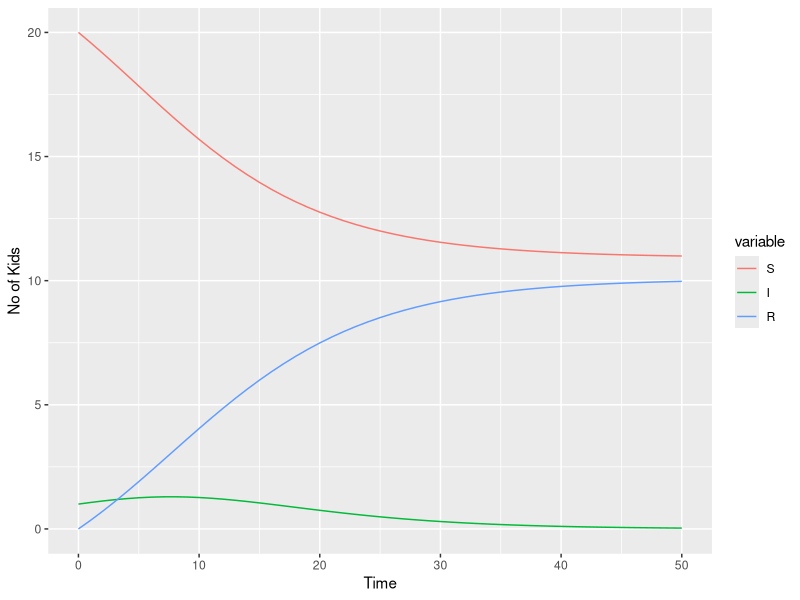
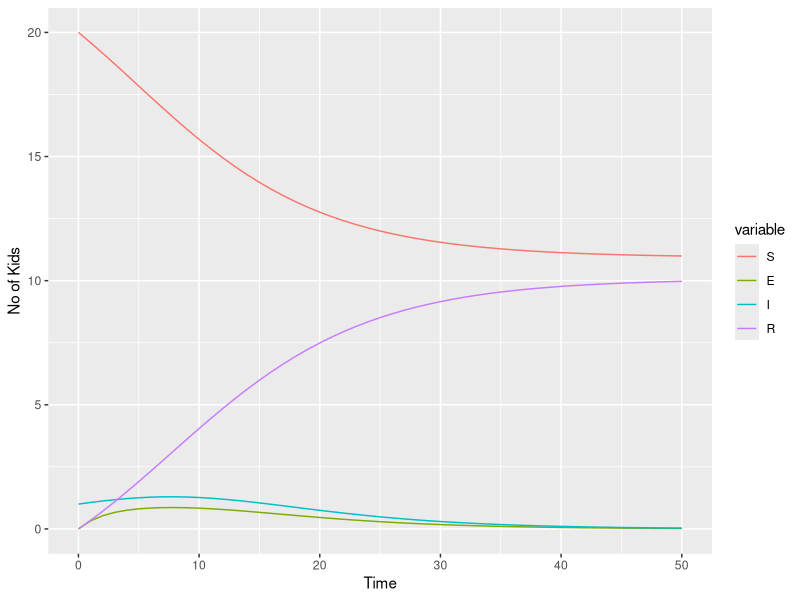
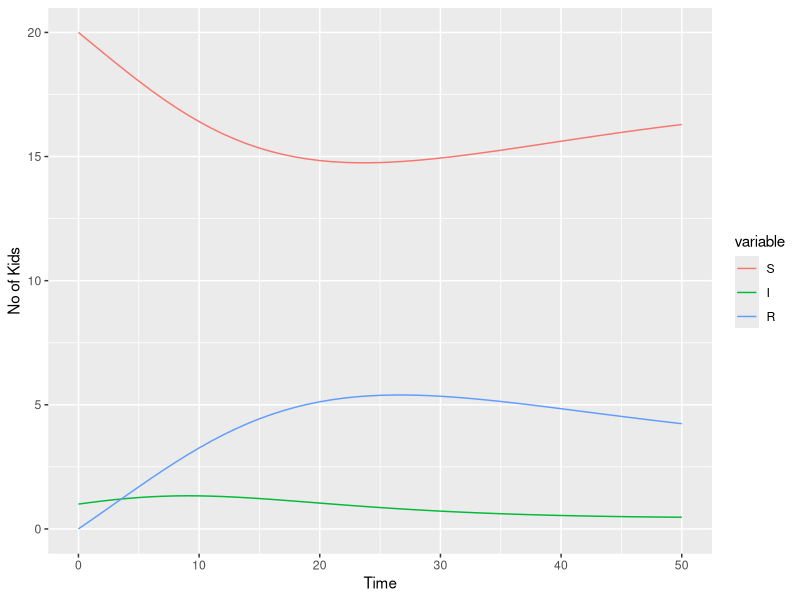
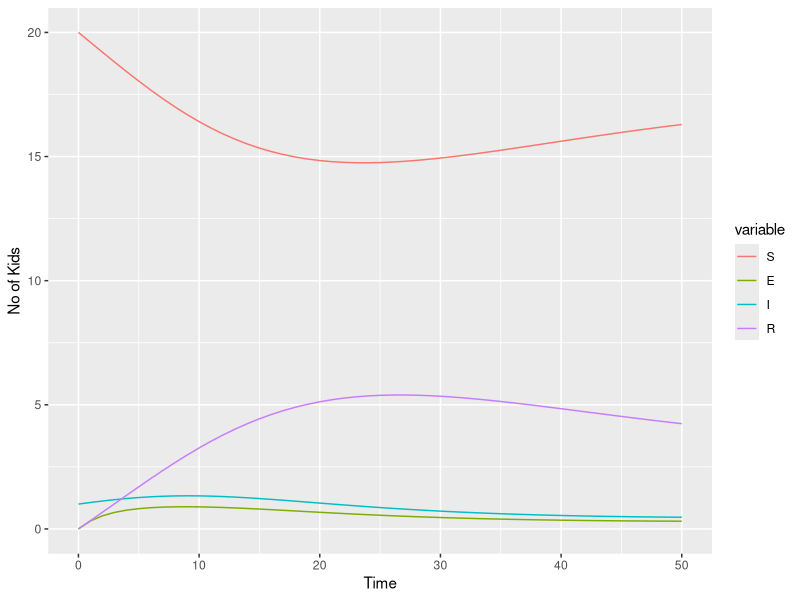
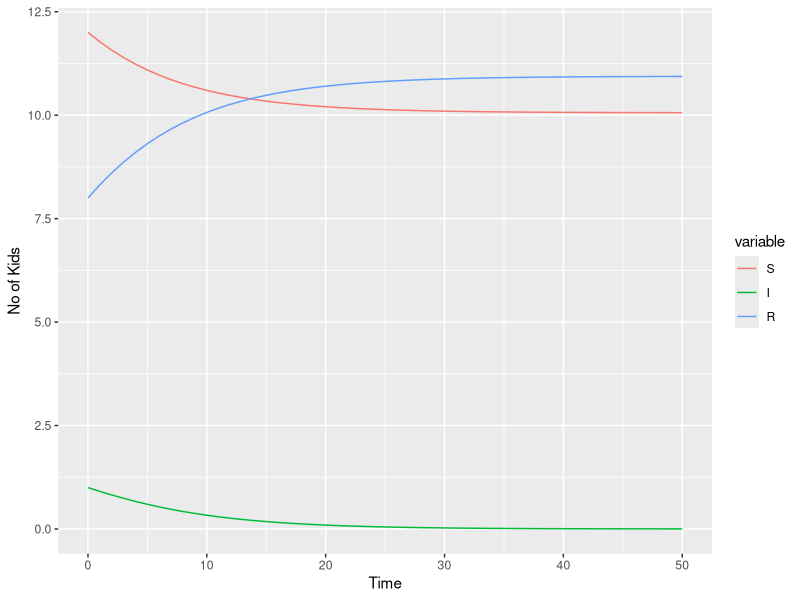
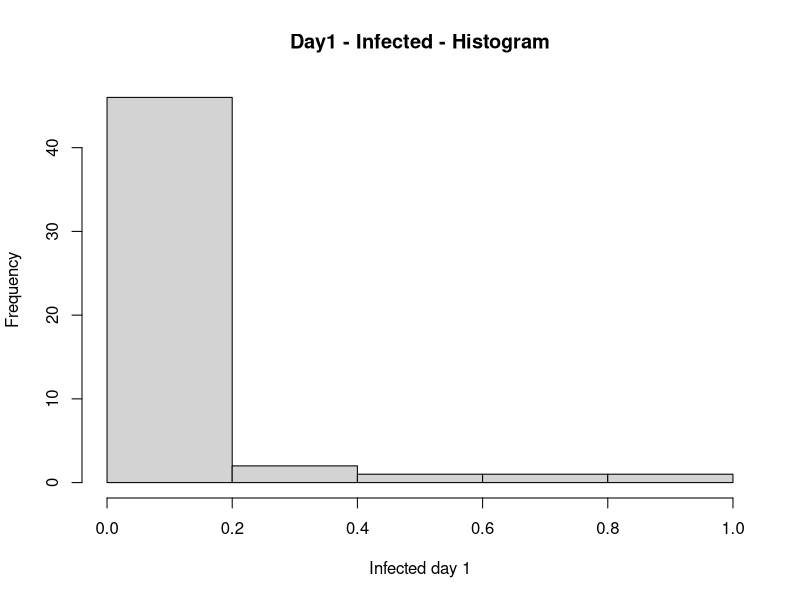
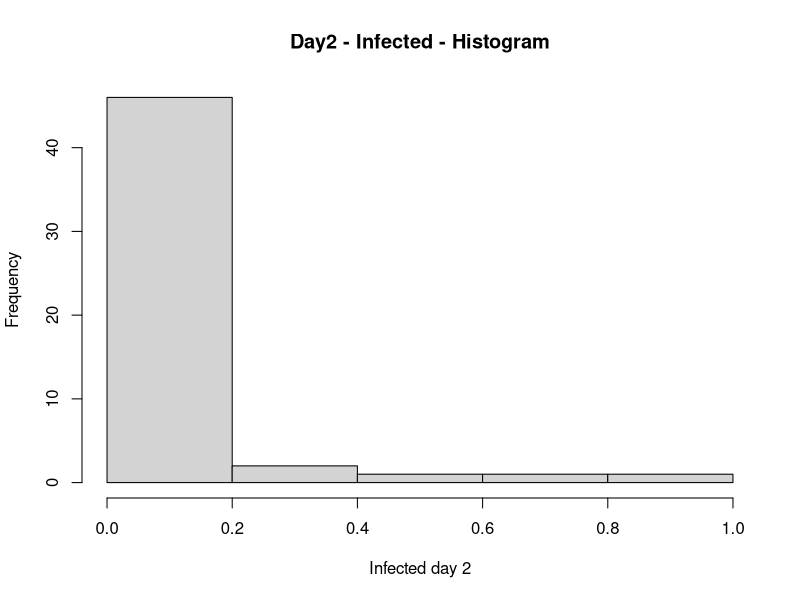
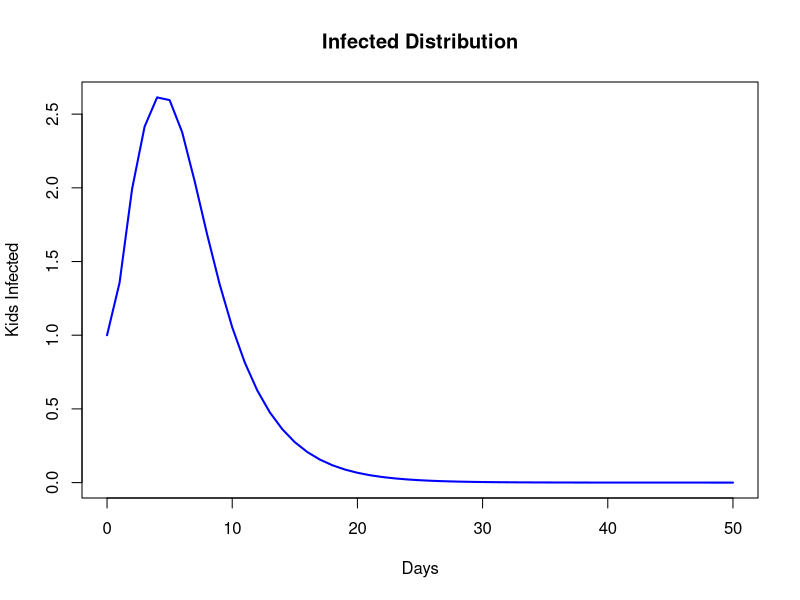

R code for these plots, in order:
## ---- chunk 1
knitr::opts_chunk$set(echo = TRUE)
## ---- chunk 2
# Initializing the libraries
library(deSolve)
library(ggplot2)
library(reshape2)
## ---- chunk 3
# Setting the population size (21 kids in the school)
N=21
## ---- chunk 4
# Building the SIR function
sir_model <- function(time, var, param){
  with(as.list(c(var, param)),{
    S_factor <- -(beta*I*S)
    I_factor <- (beta*I*S)-(gamma*I)
    R_factor <- gamma*I
    return(list(c(S_factor, I_factor, R_factor)))
  })
}
## ---- chunk 5
# Setting up the parameters
# S=No of Susceptible population
# I=No of Infected population
# R=No of Recovered population
init_vals <- c(S=20,I=1,R=0)

# Seting up the time period to 50 days
time_vals <- seq(0, 50)

# Setting up rates
# beta=infection rate (per person/no of days)
# gamma=recovery rate (/no of days)
param_vals <- c(beta=0.02, gamma=1/3)
## ---- chunk 6
# Calling the SIR function with the parameters
sir_results <- ode(init_vals, time_vals, sir_model, param_vals)
head(sir_results)
## ---- chunk 7
sir_results <- as.data.frame(sir_results)

# Melting the results for visualization
sir_plot<-melt(sir_results,id="time")

# Plotting the SIR model with the parameters setup
ggplot(data = sir_plot, aes(x = time, y = value, colour = variable, group = variable)) + geom_line() + xlab("Time") + ylab("No of Kids")
## ---- chunk 8
# Building the SEIR function
seir_model <- function(time, var, param){
  with(as.list(c(var, param)),{
    S_factor <- -(beta*I*S)
    I_factor <- (beta*I*S)-(gamma*I)
    R_factor <- gamma*I
    E_factor <- (beta*I*S)-(delta*E)
    return(list(c(S_factor, E_factor, I_factor, R_factor)))
  })
}
## ---- chunk 9
# Setting up the parameters
# S=No of Susceptible population
# E=No of Exposed population
# I=No of Infected population
# R=No of Recovered population
init_vals2 <- c(S=20,E=0, I=1,R=0)

# Seting up the time period to 50 days
time_vals2 <- seq(0, 50)

# Setting up rates
# beta=infection rate (per person/no of days)
# gamma=recovery rate (/no of days)
# delta=exposure rate (/no of days)
param_vals2 <- c(beta=0.02, gamma=1/3, delta=1/2)
## ---- chunk 10
# Calling the SEIR function with the parameters
seir_results <- ode(init_vals2, time_vals2, seir_model, param_vals2)
head(seir_results)
## ---- chunk 11
seir_results <- as.data.frame(seir_results)

# Melting the results for visualization
seir_plot<-melt(seir_results,id="time")

# Plotting the SEIR model with the parameters setup
ggplot(data = seir_plot, aes(x = time, y = value, colour = variable, group = variable)) + geom_line() + xlab("Time") + ylab("No of Kids")
## ---- chunk 12
# Building the SIRS function
sirs_model <- function(time, var, param){
  with(as.list(c(var, param)),{
    S_factor <- -(beta*I*S)+(sigma*R)
    I_factor <- (beta*I*S)-(gamma*I)
    R_factor <- (gamma*I)-(sigma*R)
    return(list(c(S_factor, I_factor, R_factor)))
  })
}
## ---- chunk 13
# Setting up the parameters
# S=No of Susceptible population
# I=No of Infected population
# R=No of Recovered population
init_vals3 <- c(S=20,I=1,R=0)

# Seting up the time period to 50 days
time_vals3 <- seq(0, 50)

# Setting up rates
# beta=infection rate (per person/no of days)
# gamma=recovery rate (/no of days)
# sigma=re-infection rate (/no of days)
param_vals3 <- c(beta=0.02, gamma=1/3, sigma=1/20)
## ---- chunk 14
# Calling the SIRS function with the parameters
sirs_results <- ode(init_vals3, time_vals3, sirs_model, param_vals3)
head(sirs_results)
## ---- chunk 15
sirs_results <- as.data.frame(sirs_results)

# Melting the results for visualization
sirs_plot<-melt(sirs_results,id="time")

# Plotting the SIRS model with the parameters setup
ggplot(data = sirs_plot, aes(x = time, y = value, colour = variable, group = variable)) + geom_line() + xlab("Time") + ylab("No of Kids")
## ---- chunk 16
# Building the SEIRS function
seirs_model <- function(time, var, param){
  with(as.list(c(var, param)),{
    S_factor <- -(beta*I*S)+(sigma*R)
    I_factor <- (beta*I*S)-(gamma*I)
    R_factor <- gamma*I-(sigma*R)
    E_factor <- (beta*I*S)-(delta*E)
    return(list(c(S_factor, E_factor, I_factor, R_factor)))
  })
}
## ---- chunk 17
# Setting up the parameters
# S=No of Susceptible population
# E=No of Exposed population
# I=No of Infected population
# R=No of Recovered population
init_vals4 <- c(S=20,E=0, I=1,R=0)

# Seting up the time period to 50 days
time_vals4 <- seq(0, 50)

# Setting up rates
# beta=infection rate (per person/no of days)
# gamma=recovery rate (/no of days)
# delta=exposure rate (/no of days)
# sigma=re-infection rate (/no of days)
param_vals4 <- c(beta=0.02, gamma=1/3, delta=1/2, sigma=1/20)
## ---- chunk 18
# Calling the SEIRS function with the parameters
seirs_results <- ode(init_vals4, time_vals4, seirs_model, param_vals4)
head(seirs_results)
## ---- chunk 19
seirs_results <- as.data.frame(seirs_results)

# Melting the results for visualization
seirs_plot<-melt(seirs_results,id="time")

# Plotting the SEIRS model with the parameters setup
ggplot(data = seirs_plot, aes(x = time, y = value, colour = variable, group = variable)) + geom_line() + xlab("Time") + ylab("No of Kids")
## ---- chunk 20
# Building the SIRS function with vaccinations
vac_model <- function(time, var, param){
  with(as.list(c(var, param)),{
    S_factor <- -(beta*I*S)
    I_factor <- (beta*I*S)-(gamma*I)
    R_factor <- gamma*I
    return(list(c(S_factor, I_factor, R_factor)))
  })
}
## ---- chunk 21
# Setting up the parameters
# S=No of Susceptible population (60% unvaccinated)
# I=No of Infected population
# R=No of Recovered population (40% vaccinated)
init_vals5 <- c(S=0.6*20,I=1,R=0.4*20)

# Seting up the time period to 50 days
time_vals5 <- seq(0, 50)

# Setting up rates
# beta=infection rate (per person/no of days)
# gamma=recovery rate (/no of days)
param_vals5 <- c(beta=0.02, gamma=1/3)
## ---- chunk 22
# Calling the SIRS function accounting for vaccinations with the parameters
vac_results <- ode(init_vals5, time_vals5, vac_model, param_vals5)
head(vac_results)
## ---- chunk 23
vac_results <- as.data.frame(vac_results)

# Melting the results for visualization
vac_plot<-melt(vac_results,id="time")

# Plotting the SIRS model accounting for vaccinations with the parameters setup
ggplot(data = vac_plot, aes(x = time, y = value, colour = variable, group = variable)) + geom_line() + xlab("Time") + ylab("No of Kids")
## ---- chunk 24
# Simulating SIR Model 1000 times using Binomial(20,0.02)
set.seed(100)
x=rbinom(1000,size=20,p=0.02)/20
x[6]
s_result = data.frame(matrix(ncol=1000,nrow=51))
i_result = data.frame(matrix(ncol=1000,nrow=51))
r_result = data.frame(matrix(ncol=1000,nrow=51))
for (val in c(1:1000))
{
  init_vals <- c(S=20,I=1,R=0)
  time_vals <- seq(0, 50)
  param_vals <- c(beta=x[val], gamma=1/3)
  sir_results <- ode(init_vals, time_vals, sir_model, param_vals)
  
  i_result[,val] = sir_results[,3] 
  s_result[,val] = sir_results[,2]
  r_result[,val] = sir_results[,4]
}


## ---- chunk 25
I=rowMeans(i_result)
S=rowMeans(s_result)
R=rowMeans(r_result)
gg = cbind(S,I,R)
head(gg)

##Q(a)
hist(as.numeric(i_result[,2]),main="Day1 - Infected - Histogram", xlab="Infected day 1")

##Q(c)
hist(as.numeric(i_result[,3]),main="Day2 - Infected - Histogram", xlab="Infected day 2")

## ---- chunk 26

##Q(d1)
plot(c(0:50),I, type="l", col="blue", lwd=2, xlab="Days", ylab="Kids Infected", main="Infected Distribution")

##Q(d2)
# Threshold > 0.5

ans=c()
for (val in c(1:1000))
{
  ans[val] = min(which(i_result[,val] < 0.5))
}
h=hist(ans, main="Flu Length with Threshold of 0.5")
unique(ans)
h$breaks
h$counts
h$counts/1000

## ---- chunk 27
# Calling the SIR function with the parameters
sir_results <- ode(init_vals, time_vals, sir_model, param_vals)
head(sir_results)
## ---- chunk 28
sir_results[,3]
report_result = data.frame(matrix(ncol=1000,nrow=51))
## ---- chunk 29
sir_results <- as.data.frame(sir_results)

# Melting the results for visualization
sir_plot<-melt(sir_results,id="time")

# Plotting the SIR model with the parameters setup
ggplot(data = sir_plot, aes(x = time, y = value, colour = variable, group = variable)) + geom_line() + xlab("Time") + ylab("No of Kids")
